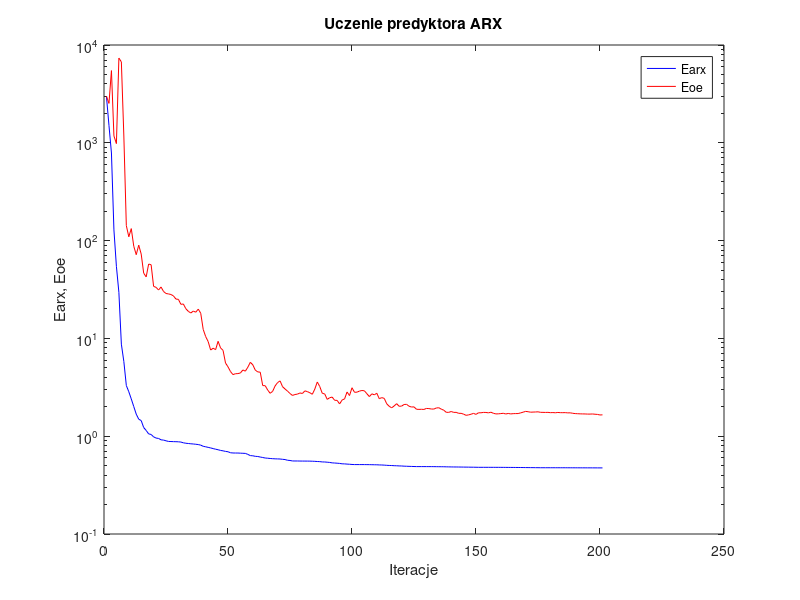
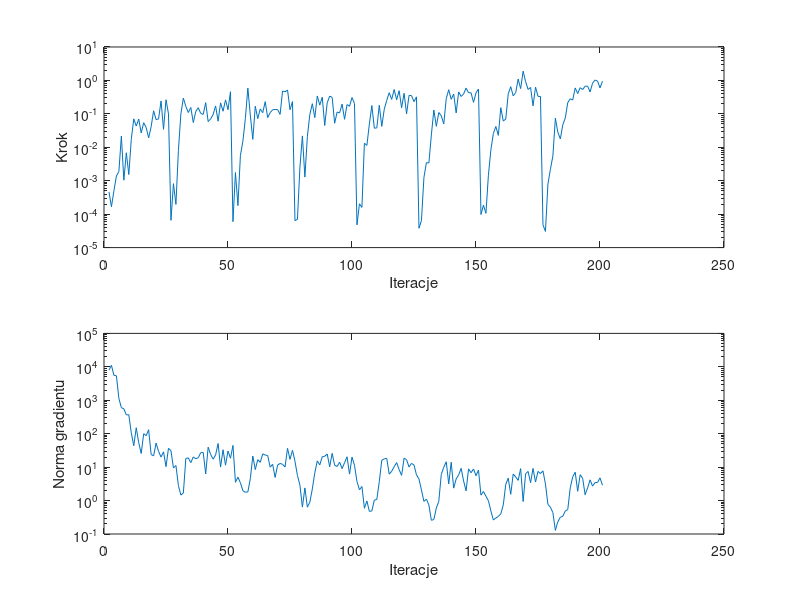

Source code (MATLAB) for these figures, in order:
%uczenie predyktora arx
clear all;
n=0; farx(n+1)=2.944016e+003; foe(n+1)=3.001762e+003; wspucz(n+1)=0.000000e+000; ng(n+1)=0.000000e+000;
%odnowa zmiennej metryki
n=1; farx(n+1)=1.506526e+003; foe(n+1)=2.528881e+003; krok(n+1)=4.604034e-004; ng(n+1)=7.988554e+003;
n=2; farx(n+1)=7.865547e+002; foe(n+1)=5.473669e+003; krok(n+1)=1.673718e-004; ng(n+1)=1.108871e+004;
n=3; farx(n+1)=1.286489e+002; foe(n+1)=1.175839e+003; krok(n+1)=5.005982e-004; ng(n+1)=5.571332e+003;
n=4; farx(n+1)=5.453220e+001; foe(n+1)=9.813983e+002; krok(n+1)=1.387045e-003; ng(n+1)=5.394756e+003;
n=5; farx(n+1)=2.954039e+001; foe(n+1)=7.348992e+003; krok(n+1)=1.889589e-003; ng(n+1)=1.127840e+003;
n=6; farx(n+1)=8.734604e+000; foe(n+1)=6.720625e+003; krok(n+1)=2.160874e-002; ng(n+1)=6.017608e+002;
n=7; farx(n+1)=5.799307e+000; foe(n+1)=1.173528e+003; krok(n+1)=1.037511e-003; ng(n+1)=5.564782e+002;
n=8; farx(n+1)=3.298978e+000; foe(n+1)=1.424097e+002; krok(n+1)=6.853004e-003; ng(n+1)=3.646318e+002;
n=9; farx(n+1)=2.847866e+000; foe(n+1)=1.094080e+002; krok(n+1)=1.529700e-003; ng(n+1)=3.698442e+002;
n=10; farx(n+1)=2.404233e+000; foe(n+1)=1.326314e+002; krok(n+1)=1.725161e-002; ng(n+1)=1.061200e+002;
n=11; farx(n+1)=2.008715e+000; foe(n+1)=8.757291e+001; krok(n+1)=7.100847e-002; ng(n+1)=4.365168e+001;
n=12; farx(n+1)=1.680890e+000; foe(n+1)=7.179286e+001; krok(n+1)=4.331299e-002; ng(n+1)=1.510992e+002;
n=13; farx(n+1)=1.493196e+000; foe(n+1)=8.983856e+001; krok(n+1)=6.995615e-002; ng(n+1)=5.377648e+001;
n=14; farx(n+1)=1.444225e+000; foe(n+1)=7.281922e+001; krok(n+1)=2.687524e-002; ng(n+1)=2.563674e+001;
n=15; farx(n+1)=1.226422e+000; foe(n+1)=4.647865e+001; krok(n+1)=5.440189e-002; ng(n+1)=9.981844e+001;
n=16; farx(n+1)=1.145346e+000; foe(n+1)=4.256858e+001; krok(n+1)=3.913630e-002; ng(n+1)=8.722387e+001;
n=17; farx(n+1)=1.056074e+000; foe(n+1)=5.758024e+001; krok(n+1)=1.920145e-002; ng(n+1)=1.316083e+002;
n=18; farx(n+1)=1.041723e+000; foe(n+1)=5.662596e+001; krok(n+1)=4.098731e-002; ng(n+1)=2.387528e+001;
n=19; farx(n+1)=9.845919e-001; foe(n+1)=3.404242e+001; krok(n+1)=1.237945e-001; ng(n+1)=2.168522e+001;
n=20; farx(n+1)=9.570637e-001; foe(n+1)=3.326950e+001; krok(n+1)=6.736795e-002; ng(n+1)=5.255412e+001;
n=21; farx(n+1)=9.487536e-001; foe(n+1)=3.125722e+001; krok(n+1)=7.045190e-002; ng(n+1)=2.966363e+001;
n=22; farx(n+1)=9.180011e-001; foe(n+1)=3.354285e+001; krok(n+1)=2.431780e-001; ng(n+1)=1.999655e+001;
n=23; farx(n+1)=9.126456e-001; foe(n+1)=3.021125e+001; krok(n+1)=3.450322e-002; ng(n+1)=2.868778e+001;
n=24; farx(n+1)=8.975433e-001; foe(n+1)=2.877739e+001; krok(n+1)=2.640812e-001; ng(n+1)=1.033021e+001;
n=25; farx(n+1)=8.839903e-001; foe(n+1)=2.850091e+001; krok(n+1)=1.006999e-001; ng(n+1)=3.671335e+001;
%odnowa zmiennej metryki
n=26; farx(n+1)=8.822594e-001; foe(n+1)=2.810311e+001; krok(n+1)=6.546014e-005; ng(n+1)=3.088722e+001;
n=27; farx(n+1)=8.800024e-001; foe(n+1)=2.721464e+001; krok(n+1)=8.178849e-004; ng(n+1)=9.437957e+000;
n=28; farx(n+1)=8.786851e-001; foe(n+1)=2.525172e+001; krok(n+1)=1.959760e-004; ng(n+1)=1.122745e+001;
n=29; farx(n+1)=8.766094e-001; foe(n+1)=2.508293e+001; krok(n+1)=8.092255e-003; ng(n+1)=2.796683e+000;
n=30; farx(n+1)=8.712224e-001; foe(n+1)=2.230778e+001; krok(n+1)=1.003991e-001; ng(n+1)=1.466310e+000;
n=31; farx(n+1)=8.563205e-001; foe(n+1)=2.248214e+001; krok(n+1)=2.965231e-001; ng(n+1)=1.682775e+000;
n=32; farx(n+1)=8.470468e-001; foe(n+1)=2.011674e+001; krok(n+1)=1.666671e-001; ng(n+1)=1.829645e+001;
n=33; farx(n+1)=8.423719e-001; foe(n+1)=1.891119e+001; krok(n+1)=1.096649e-001; ng(n+1)=1.885768e+001;
n=34; farx(n+1)=8.364716e-001; foe(n+1)=1.818097e+001; krok(n+1)=1.552637e-001; ng(n+1)=1.363027e+001;
n=35; farx(n+1)=8.327350e-001; foe(n+1)=1.904165e+001; krok(n+1)=5.507794e-002; ng(n+1)=2.024382e+001;
n=36; farx(n+1)=8.271059e-001; foe(n+1)=1.852792e+001; krok(n+1)=1.171506e-001; ng(n+1)=1.782016e+001;
n=37; farx(n+1)=8.215874e-001; foe(n+1)=1.991983e+001; krok(n+1)=1.525604e-001; ng(n+1)=1.908720e+001;
n=38; farx(n+1)=8.101973e-001; foe(n+1)=1.809805e+001; krok(n+1)=1.036878e-001; ng(n+1)=2.702486e+001;
n=39; farx(n+1)=7.887351e-001; foe(n+1)=1.236010e+001; krok(n+1)=9.599621e-002; ng(n+1)=2.752020e+001;
n=40; farx(n+1)=7.793728e-001; foe(n+1)=1.043242e+001; krok(n+1)=2.164743e-001; ng(n+1)=6.250102e+000;
n=41; farx(n+1)=7.687906e-001; foe(n+1)=9.282218e+000; krok(n+1)=5.857529e-002; ng(n+1)=3.953824e+001;
n=42; farx(n+1)=7.587196e-001; foe(n+1)=7.603341e+000; krok(n+1)=7.084462e-002; ng(n+1)=2.395744e+001;
n=43; farx(n+1)=7.471374e-001; foe(n+1)=7.939580e+000; krok(n+1)=9.548572e-002; ng(n+1)=1.732202e+001;
n=44; farx(n+1)=7.362751e-001; foe(n+1)=7.675964e+000; krok(n+1)=1.725040e-001; ng(n+1)=2.310487e+001;
n=45; farx(n+1)=7.272381e-001; foe(n+1)=9.338715e+000; krok(n+1)=6.024636e-002; ng(n+1)=5.088775e+001;
n=46; farx(n+1)=7.153557e-001; foe(n+1)=7.993030e+000; krok(n+1)=2.134155e-001; ng(n+1)=1.006722e+001;
n=47; farx(n+1)=7.087812e-001; foe(n+1)=7.551055e+000; krok(n+1)=1.197092e-001; ng(n+1)=3.315955e+001;
n=48; farx(n+1)=6.990943e-001; foe(n+1)=5.599518e+000; krok(n+1)=2.613267e-001; ng(n+1)=1.145950e+001;
n=49; farx(n+1)=6.935459e-001; foe(n+1)=5.122829e+000; krok(n+1)=1.331836e-001; ng(n+1)=3.034783e+001;
n=50; farx(n+1)=6.772895e-001; foe(n+1)=4.585326e+000; krok(n+1)=4.602673e-001; ng(n+1)=1.847189e+001;
%odnowa zmiennej metryki
n=51; farx(n+1)=6.736826e-001; foe(n+1)=4.263512e+000; krok(n+1)=5.962617e-005; ng(n+1)=4.462113e+001;
n=52; farx(n+1)=6.730686e-001; foe(n+1)=4.353152e+000; krok(n+1)=1.758026e-003; ng(n+1)=3.523739e+000;
n=53; farx(n+1)=6.729214e-001; foe(n+1)=4.367224e+000; krok(n+1)=1.802468e-004; ng(n+1)=5.014966e+000;
n=54; farx(n+1)=6.706185e-001; foe(n+1)=4.431210e+000; krok(n+1)=5.711090e-003; ng(n+1)=3.427112e+000;
n=55; farx(n+1)=6.689344e-001; foe(n+1)=4.756698e+000; krok(n+1)=1.520419e-002; ng(n+1)=1.961280e+000;
n=56; farx(n+1)=6.669132e-001; foe(n+1)=4.625019e+000; krok(n+1)=7.208292e-002; ng(n+1)=1.780255e+000;
n=57; farx(n+1)=6.518382e-001; foe(n+1)=5.078201e+000; krok(n+1)=5.900599e-001; ng(n+1)=1.807715e+000;
n=58; farx(n+1)=6.332057e-001; foe(n+1)=5.695966e+000; krok(n+1)=9.137743e-002; ng(n+1)=4.532122e+000;
n=59; farx(n+1)=6.307529e-001; foe(n+1)=5.372108e+000; krok(n+1)=1.725161e-002; ng(n+1)=2.146342e+001;
n=60; farx(n+1)=6.226469e-001; foe(n+1)=4.737489e+000; krok(n+1)=1.690415e-001; ng(n+1)=8.449657e+000;
n=61; farx(n+1)=6.201573e-001; foe(n+1)=4.545047e+000; krok(n+1)=7.197563e-002; ng(n+1)=1.675413e+001;
n=62; farx(n+1)=6.124594e-001; foe(n+1)=4.514472e+000; krok(n+1)=1.400181e-001; ng(n+1)=1.395054e+001;
n=63; farx(n+1)=6.057390e-001; foe(n+1)=3.294646e+000; krok(n+1)=1.082372e-001; ng(n+1)=2.491176e+001;
n=64; farx(n+1)=5.984847e-001; foe(n+1)=3.282961e+000; krok(n+1)=2.317569e-001; ng(n+1)=2.301561e+001;
n=65; farx(n+1)=5.954449e-001; foe(n+1)=2.966383e+000; krok(n+1)=7.742260e-002; ng(n+1)=2.222609e+001;
n=66; farx(n+1)=5.919253e-001; foe(n+1)=2.745644e+000; krok(n+1)=1.088405e-001; ng(n+1)=1.000399e+001;
n=67; farx(n+1)=5.890790e-001; foe(n+1)=2.875739e+000; krok(n+1)=1.328156e-001; ng(n+1)=1.219021e+001;
n=68; farx(n+1)=5.869212e-001; foe(n+1)=3.268914e+000; krok(n+1)=1.350958e-001; ng(n+1)=4.909379e+000;
n=69; farx(n+1)=5.859198e-001; foe(n+1)=3.534755e+000; krok(n+1)=1.338047e-001; ng(n+1)=1.149868e+001;
n=70; farx(n+1)=5.846989e-001; foe(n+1)=3.676435e+000; krok(n+1)=9.642176e-002; ng(n+1)=1.291753e+001;
n=71; farx(n+1)=5.802858e-001; foe(n+1)=3.206398e+000; krok(n+1)=4.803134e-001; ng(n+1)=1.213800e+001;
n=72; farx(n+1)=5.772082e-001; foe(n+1)=3.040360e+000; krok(n+1)=4.556164e-001; ng(n+1)=1.014463e+001;
n=73; farx(n+1)=5.675299e-001; foe(n+1)=2.888858e+000; krok(n+1)=5.174513e-001; ng(n+1)=3.651732e+001;
n=74; farx(n+1)=5.647649e-001; foe(n+1)=2.733063e+000; krok(n+1)=1.328156e-001; ng(n+1)=1.711722e+001;
n=75; farx(n+1)=5.583620e-001; foe(n+1)=2.610587e+000; krok(n+1)=2.320583e-001; ng(n+1)=3.190580e+001;
%odnowa zmiennej metryki
n=76; farx(n+1)=5.579882e-001; foe(n+1)=2.669123e+000; krok(n+1)=6.408173e-005; ng(n+1)=1.502589e+001;
n=77; farx(n+1)=5.579110e-001; foe(n+1)=2.693149e+000; krok(n+1)=7.046195e-005; ng(n+1)=5.599433e+000;
n=78; farx(n+1)=5.571938e-001; foe(n+1)=2.768132e+000; krok(n+1)=2.553842e-003; ng(n+1)=2.899093e+000;
n=79; farx(n+1)=5.568852e-001; foe(n+1)=2.734747e+000; krok(n+1)=2.191235e-002; ng(n+1)=6.386012e-001;
n=80; farx(n+1)=5.566519e-001; foe(n+1)=2.906941e+000; krok(n+1)=1.284763e-003; ng(n+1)=2.391492e+000;
n=81; farx(n+1)=5.564560e-001; foe(n+1)=2.857733e+000; krok(n+1)=2.085765e-002; ng(n+1)=6.353515e-001;
n=82; farx(n+1)=5.560608e-001; foe(n+1)=2.781825e+000; krok(n+1)=9.642176e-002; ng(n+1)=8.954013e-001;
n=83; farx(n+1)=5.548486e-001; foe(n+1)=2.684580e+000; krok(n+1)=2.013997e-001; ng(n+1)=2.228165e+000;
n=84; farx(n+1)=5.533667e-001; foe(n+1)=3.033166e+000; krok(n+1)=7.729026e-002; ng(n+1)=6.763872e+000;
n=85; farx(n+1)=5.511131e-001; foe(n+1)=3.582883e+000; krok(n+1)=3.428611e-001; ng(n+1)=1.538277e+001;
n=86; farx(n+1)=5.496989e-001; foe(n+1)=3.220184e+000; krok(n+1)=1.824037e-001; ng(n+1)=1.167497e+001;
n=87; farx(n+1)=5.457021e-001; foe(n+1)=2.747759e+000; krok(n+1)=3.138666e-001; ng(n+1)=2.040771e+001;
n=88; farx(n+1)=5.450578e-001; foe(n+1)=2.705581e+000; krok(n+1)=4.486659e-002; ng(n+1)=2.118628e+001;
n=89; farx(n+1)=5.421331e-001; foe(n+1)=2.379710e+000; krok(n+1)=2.134155e-001; ng(n+1)=2.463559e+001;
n=90; farx(n+1)=5.392463e-001; foe(n+1)=2.475131e+000; krok(n+1)=3.388866e-001; ng(n+1)=1.027289e+001;
n=91; farx(n+1)=5.338231e-001; foe(n+1)=2.512048e+000; krok(n+1)=3.112246e-001; ng(n+1)=2.580130e+001;
n=92; farx(n+1)=5.319160e-001; foe(n+1)=2.329280e+000; krok(n+1)=5.235740e-002; ng(n+1)=1.138366e+001;
n=93; farx(n+1)=5.295940e-001; foe(n+1)=2.324395e+000; krok(n+1)=1.134226e-001; ng(n+1)=1.047700e+001;
n=94; farx(n+1)=5.268744e-001; foe(n+1)=2.137782e+000; krok(n+1)=1.068981e-001; ng(n+1)=1.413719e+001;
n=95; farx(n+1)=5.220322e-001; foe(n+1)=2.342704e+000; krok(n+1)=1.961845e-001; ng(n+1)=9.050646e+000;
n=96; farx(n+1)=5.211280e-001; foe(n+1)=2.405485e+000; krok(n+1)=6.864555e-002; ng(n+1)=1.357483e+001;
n=97; farx(n+1)=5.185868e-001; foe(n+1)=2.830957e+000; krok(n+1)=1.892883e-001; ng(n+1)=2.038406e+001;
n=98; farx(n+1)=5.166160e-001; foe(n+1)=2.605451e+000; krok(n+1)=1.686145e-001; ng(n+1)=6.181784e+000;
n=99; farx(n+1)=5.140545e-001; foe(n+1)=3.129682e+000; krok(n+1)=3.081903e-001; ng(n+1)=1.995831e+001;
n=100; farx(n+1)=5.127762e-001; foe(n+1)=2.812614e+000; krok(n+1)=2.039901e-001; ng(n+1)=1.140036e+001;
%odnowa zmiennej metryki
n=101; farx(n+1)=5.127561e-001; foe(n+1)=2.820365e+000; krok(n+1)=4.789661e-005; ng(n+1)=3.730873e+000;
n=102; farx(n+1)=5.127218e-001; foe(n+1)=2.891448e+000; krok(n+1)=2.039564e-004; ng(n+1)=2.108693e+000;
n=103; farx(n+1)=5.126878e-001; foe(n+1)=2.934349e+000; krok(n+1)=1.592886e-004; ng(n+1)=2.637432e+000;
n=104; farx(n+1)=5.125609e-001; foe(n+1)=2.911953e+000; krok(n+1)=1.321526e-002; ng(n+1)=5.892377e-001;
n=105; farx(n+1)=5.121787e-001; foe(n+1)=2.719305e+000; krok(n+1)=1.136199e-002; ng(n+1)=9.774245e-001;
n=106; farx(n+1)=5.118998e-001; foe(n+1)=2.540378e+000; krok(n+1)=4.953895e-002; ng(n+1)=4.747153e-001;
n=107; farx(n+1)=5.111753e-001; foe(n+1)=2.710317e+000; krok(n+1)=1.778431e-001; ng(n+1)=4.879453e-001;
n=108; farx(n+1)=5.105000e-001; foe(n+1)=2.650925e+000; krok(n+1)=3.726844e-002; ng(n+1)=1.034822e+000;
n=109; farx(n+1)=5.101309e-001; foe(n+1)=2.748522e+000; krok(n+1)=3.813366e-002; ng(n+1)=1.074091e+000;
n=110; farx(n+1)=5.084943e-001; foe(n+1)=2.418806e+000; krok(n+1)=1.803954e-001; ng(n+1)=3.687814e+000;
n=111; farx(n+1)=5.077567e-001; foe(n+1)=2.480340e+000; krok(n+1)=4.215364e-002; ng(n+1)=1.608361e+001;
n=112; farx(n+1)=5.061048e-001; foe(n+1)=2.437757e+000; krok(n+1)=1.365319e-001; ng(n+1)=1.769012e+001;
n=113; farx(n+1)=5.038196e-001; foe(n+1)=2.144068e+000; krok(n+1)=2.522670e-001; ng(n+1)=1.839700e+001;
n=114; farx(n+1)=5.022398e-001; foe(n+1)=2.021225e+000; krok(n+1)=4.288049e-001; ng(n+1)=6.169226e+000;
n=115; farx(n+1)=5.013997e-001; foe(n+1)=1.951050e+000; krok(n+1)=2.701916e-001; ng(n+1)=7.547818e+000;
n=116; farx(n+1)=4.993408e-001; foe(n+1)=2.038885e+000; krok(n+1)=5.341966e-001; ng(n+1)=1.028256e+001;
n=117; farx(n+1)=4.985785e-001; foe(n+1)=2.150645e+000; krok(n+1)=2.640676e-001; ng(n+1)=1.371436e+001;
n=118; farx(n+1)=4.967762e-001; foe(n+1)=2.021970e+000; krok(n+1)=4.923082e-001; ng(n+1)=8.442622e+000;
n=119; farx(n+1)=4.960735e-001; foe(n+1)=2.031934e+000; krok(n+1)=1.523673e-001; ng(n+1)=5.673615e+000;
n=120; farx(n+1)=4.939144e-001; foe(n+1)=2.109125e+000; krok(n+1)=4.128102e-001; ng(n+1)=1.857023e+001;
n=121; farx(n+1)=4.929179e-001; foe(n+1)=2.118454e+000; krok(n+1)=1.000852e-001; ng(n+1)=1.662101e+001;
n=122; farx(n+1)=4.917768e-001; foe(n+1)=2.025542e+000; krok(n+1)=3.589327e-001; ng(n+1)=1.011644e+001;
n=123; farx(n+1)=4.907698e-001; foe(n+1)=1.987742e+000; krok(n+1)=3.510640e-001; ng(n+1)=1.297774e+001;
n=124; farx(n+1)=4.898227e-001; foe(n+1)=1.994911e+000; krok(n+1)=2.317569e-001; ng(n+1)=1.156923e+001;
n=125; farx(n+1)=4.890146e-001; foe(n+1)=1.885086e+000; krok(n+1)=3.223140e-001; ng(n+1)=5.871452e+000;
%odnowa zmiennej metryki
n=126; farx(n+1)=4.889859e-001; foe(n+1)=1.880574e+000; krok(n+1)=3.788626e-005; ng(n+1)=4.436565e+000;
n=127; farx(n+1)=4.889776e-001; foe(n+1)=1.884462e+000; krok(n+1)=6.380047e-005; ng(n+1)=2.075975e+000;
n=128; farx(n+1)=4.889439e-001; foe(n+1)=1.878069e+000; krok(n+1)=1.250114e-003; ng(n+1)=9.428168e-001;
n=129; farx(n+1)=4.888102e-001; foe(n+1)=1.922844e+000; krok(n+1)=3.485222e-003; ng(n+1)=1.107145e+000;
n=130; farx(n+1)=4.887568e-001; foe(n+1)=1.916571e+000; krok(n+1)=3.382411e-003; ng(n+1)=7.388586e-001;
n=131; farx(n+1)=4.886991e-001; foe(n+1)=1.896656e+000; krok(n+1)=2.351765e-002; ng(n+1)=2.573320e-001;
n=132; farx(n+1)=4.884309e-001; foe(n+1)=1.893844e+000; krok(n+1)=1.306634e-001; ng(n+1)=2.712761e-001;
n=133; farx(n+1)=4.880007e-001; foe(n+1)=1.943291e+000; krok(n+1)=4.256083e-002; ng(n+1)=5.961347e-001;
n=134; farx(n+1)=4.876334e-001; foe(n+1)=1.954757e+000; krok(n+1)=1.096481e-001; ng(n+1)=9.476584e-001;
n=135; farx(n+1)=4.874257e-001; foe(n+1)=1.891760e+000; krok(n+1)=8.764941e-002; ng(n+1)=6.064219e+000;
n=136; farx(n+1)=4.871385e-001; foe(n+1)=1.844167e+000; krok(n+1)=5.005537e-002; ng(n+1)=9.901567e+000;
n=137; farx(n+1)=4.862383e-001; foe(n+1)=1.755449e+000; krok(n+1)=2.846355e-001; ng(n+1)=1.444957e+001;
n=138; farx(n+1)=4.856903e-001; foe(n+1)=1.752778e+000; krok(n+1)=5.281352e-001; ng(n+1)=3.163842e+000;
n=139; farx(n+1)=4.851799e-001; foe(n+1)=1.788658e+000; krok(n+1)=2.725288e-001; ng(n+1)=1.400619e+001;
n=140; farx(n+1)=4.846535e-001; foe(n+1)=1.751846e+000; krok(n+1)=3.916031e-001; ng(n+1)=2.354699e+000;
n=141; farx(n+1)=4.845271e-001; foe(n+1)=1.753478e+000; krok(n+1)=1.067078e-001; ng(n+1)=4.438963e+000;
n=142; farx(n+1)=4.841138e-001; foe(n+1)=1.713926e+000; krok(n+1)=4.536903e-001; ng(n+1)=5.889635e+000;
n=143; farx(n+1)=4.837494e-001; foe(n+1)=1.712900e+000; krok(n+1)=3.307424e-001; ng(n+1)=9.190682e+000;
n=144; farx(n+1)=4.833153e-001; foe(n+1)=1.680569e+000; krok(n+1)=3.923690e-001; ng(n+1)=3.874859e+000;
n=145; farx(n+1)=4.830002e-001; foe(n+1)=1.634725e+000; krok(n+1)=5.894966e-001; ng(n+1)=1.952696e+000;
n=146; farx(n+1)=4.826763e-001; foe(n+1)=1.651939e+000; krok(n+1)=4.288049e-001; ng(n+1)=8.893313e+000;
n=147; farx(n+1)=4.821721e-001; foe(n+1)=1.677637e+000; krok(n+1)=4.268310e-001; ng(n+1)=6.798126e+000;
n=148; farx(n+1)=4.818584e-001; foe(n+1)=1.711864e+000; krok(n+1)=2.205796e-001; ng(n+1)=8.800687e+000;
n=149; farx(n+1)=4.814168e-001; foe(n+1)=1.671567e+000; krok(n+1)=4.268310e-001; ng(n+1)=5.528680e+000;
n=150; farx(n+1)=4.807664e-001; foe(n+1)=1.735923e+000; krok(n+1)=5.520515e-001; ng(n+1)=8.134894e+000;
%odnowa zmiennej metryki
n=151; farx(n+1)=4.807605e-001; foe(n+1)=1.735070e+000; krok(n+1)=9.773946e-005; ng(n+1)=1.453355e+000;
n=152; farx(n+1)=4.807340e-001; foe(n+1)=1.751093e+000; krok(n+1)=1.858107e-004; ng(n+1)=1.872799e+000;
n=153; farx(n+1)=4.807283e-001; foe(n+1)=1.749107e+000; krok(n+1)=1.062537e-004; ng(n+1)=1.346803e+000;
n=154; farx(n+1)=4.806844e-001; foe(n+1)=1.733567e+000; krok(n+1)=1.463096e-003; ng(n+1)=9.879272e-001;
n=155; farx(n+1)=4.806277e-001; foe(n+1)=1.758983e+000; krok(n+1)=8.415807e-003; ng(n+1)=4.920388e-001;
n=156; farx(n+1)=4.805705e-001; foe(n+1)=1.716079e+000; krok(n+1)=2.590317e-002; ng(n+1)=2.616148e-001;
n=157; farx(n+1)=4.804610e-001; foe(n+1)=1.690031e+000; krok(n+1)=4.193314e-002; ng(n+1)=3.013042e-001;
n=158; farx(n+1)=4.804228e-001; foe(n+1)=1.693430e+000; krok(n+1)=2.272397e-002; ng(n+1)=3.356736e-001;
n=159; farx(n+1)=4.802899e-001; foe(n+1)=1.703396e+000; krok(n+1)=1.532184e-001; ng(n+1)=4.003618e-001;
n=160; farx(n+1)=4.800671e-001; foe(n+1)=1.714930e+000; krok(n+1)=6.081676e-002; ng(n+1)=7.433814e-001;
n=161; farx(n+1)=4.798652e-001; foe(n+1)=1.688036e+000; krok(n+1)=7.000904e-002; ng(n+1)=3.062468e+000;
n=162; farx(n+1)=4.795681e-001; foe(n+1)=1.708754e+000; krok(n+1)=3.963116e-001; ng(n+1)=4.686232e+000;
n=163; farx(n+1)=4.794225e-001; foe(n+1)=1.689815e+000; krok(n+1)=6.511688e-001; ng(n+1)=1.538600e+000;
n=164; farx(n+1)=4.792416e-001; foe(n+1)=1.700816e+000; krok(n+1)=3.465039e-001; ng(n+1)=6.191613e+000;
n=165; farx(n+1)=4.789836e-001; foe(n+1)=1.703609e+000; krok(n+1)=4.317671e-001; ng(n+1)=5.119175e+000;
n=166; farx(n+1)=4.787596e-001; foe(n+1)=1.704243e+000; krok(n+1)=1.098329e+000; ng(n+1)=4.021991e+000;
n=167; farx(n+1)=4.785382e-001; foe(n+1)=1.732358e+000; krok(n+1)=5.695627e-001; ng(n+1)=9.022687e+000;
n=168; farx(n+1)=4.781193e-001; foe(n+1)=1.760348e+000; krok(n+1)=1.893841e+000; ng(n+1)=9.360914e-001;
n=169; farx(n+1)=4.778488e-001; foe(n+1)=1.793553e+000; krok(n+1)=9.205345e-001; ng(n+1)=6.287336e+000;
n=170; farx(n+1)=4.775687e-001; foe(n+1)=1.779953e+000; krok(n+1)=5.365271e-001; ng(n+1)=7.441486e+000;
n=171; farx(n+1)=4.772828e-001; foe(n+1)=1.759888e+000; krok(n+1)=6.155707e-001; ng(n+1)=3.423446e+000;
n=172; farx(n+1)=4.770516e-001; foe(n+1)=1.764841e+000; krok(n+1)=1.738735e-001; ng(n+1)=9.156053e+000;
n=173; farx(n+1)=4.766770e-001; foe(n+1)=1.768680e+000; krok(n+1)=6.293018e-001; ng(n+1)=3.585649e+000;
n=174; farx(n+1)=4.764267e-001; foe(n+1)=1.775930e+000; krok(n+1)=3.337224e-001; ng(n+1)=7.446360e+000;
n=175; farx(n+1)=4.760831e-001; foe(n+1)=1.754273e+000; krok(n+1)=3.307424e-001; ng(n+1)=6.426942e+000;
%odnowa zmiennej metryki
n=176; farx(n+1)=4.760028e-001; foe(n+1)=1.752883e+000; krok(n+1)=4.789661e-005; ng(n+1)=7.748028e+000;
n=177; farx(n+1)=4.759938e-001; foe(n+1)=1.749928e+000; krok(n+1)=3.048993e-005; ng(n+1)=3.137198e+000;
n=178; farx(n+1)=4.759795e-001; foe(n+1)=1.752795e+000; krok(n+1)=7.968363e-004; ng(n+1)=7.667859e-001;
n=179; farx(n+1)=4.759505e-001; foe(n+1)=1.740627e+000; krok(n+1)=2.201622e-003; ng(n+1)=6.326061e-001;
n=180; farx(n+1)=4.759202e-001; foe(n+1)=1.744628e+000; krok(n+1)=5.485375e-003; ng(n+1)=4.367392e-001;
n=181; farx(n+1)=4.758923e-001; foe(n+1)=1.736324e+000; krok(n+1)=7.413078e-002; ng(n+1)=1.285617e-001;
n=182; farx(n+1)=4.758466e-001; foe(n+1)=1.749363e+000; krok(n+1)=2.812841e-002; ng(n+1)=2.337193e-001;
n=183; farx(n+1)=4.757951e-001; foe(n+1)=1.740640e+000; krok(n+1)=1.775074e-002; ng(n+1)=3.152334e-001;
n=184; farx(n+1)=4.757730e-001; foe(n+1)=1.739988e+000; krok(n+1)=4.757597e-002; ng(n+1)=3.399832e-001;
n=185; farx(n+1)=4.757415e-001; foe(n+1)=1.742376e+000; krok(n+1)=7.494212e-002; ng(n+1)=4.883965e-001;
n=186; farx(n+1)=4.755741e-001; foe(n+1)=1.731838e+000; krok(n+1)=2.176076e-001; ng(n+1)=5.398077e-001;
n=187; farx(n+1)=4.754734e-001; foe(n+1)=1.734139e+000; krok(n+1)=2.821404e-001; ng(n+1)=2.401447e+000;
n=188; farx(n+1)=4.753858e-001; foe(n+1)=1.715235e+000; krok(n+1)=2.584327e-001; ng(n+1)=5.132765e+000;
n=189; farx(n+1)=4.752542e-001; foe(n+1)=1.703129e+000; krok(n+1)=5.962951e-001; ng(n+1)=7.046482e+000;
n=190; farx(n+1)=4.751813e-001; foe(n+1)=1.697714e+000; krok(n+1)=4.044487e-001; ng(n+1)=1.891110e+000;
n=191; farx(n+1)=4.750301e-001; foe(n+1)=1.692545e+000; krok(n+1)=6.071168e-001; ng(n+1)=5.915528e+000;
n=192; farx(n+1)=4.749449e-001; foe(n+1)=1.690076e+000; krok(n+1)=5.327583e-001; ng(n+1)=4.655748e+000;
n=193; farx(n+1)=4.748468e-001; foe(n+1)=1.688418e+000; krok(n+1)=6.744582e-001; ng(n+1)=1.493652e+000;
n=194; farx(n+1)=4.747919e-001; foe(n+1)=1.683050e+000; krok(n+1)=6.709302e-001; ng(n+1)=2.397439e+000;
n=195; farx(n+1)=4.747440e-001; foe(n+1)=1.682876e+000; krok(n+1)=4.536903e-001; ng(n+1)=4.161925e+000;
n=196; farx(n+1)=4.746018e-001; foe(n+1)=1.687712e+000; krok(n+1)=8.256204e-001; ng(n+1)=2.700189e+000;
n=197; farx(n+1)=4.744885e-001; foe(n+1)=1.677189e+000; krok(n+1)=1.026286e+000; ng(n+1)=3.447428e+000;
n=198; farx(n+1)=4.743727e-001; foe(n+1)=1.669718e+000; krok(n+1)=9.574267e-001; ng(n+1)=3.480949e+000;
n=199; farx(n+1)=4.742702e-001; foe(n+1)=1.647876e+000; krok(n+1)=5.995370e-001; ng(n+1)=4.783365e+000;
n=200; farx(n+1)=4.741576e-001; foe(n+1)=1.654371e+000; krok(n+1)=9.453922e-001; ng(n+1)=2.871285e+000;

figure; semilogy(farx,'b'); hold on; semilogy(foe,'r'); xlabel('Iteracje'); ylabel('Earx, Eoe'); legend('Earx','Eoe'); title('Uczenie predyktora ARX');
figure; subplot(2,1,1); semilogy(krok); xlabel('Iteracje'); ylabel('Krok');
subplot(2,1,2); semilogy(ng); xlabel('Iteracje'); ylabel('Norma gradientu');
Earx=farx(n+1)
Eoe=foe(n+1)
